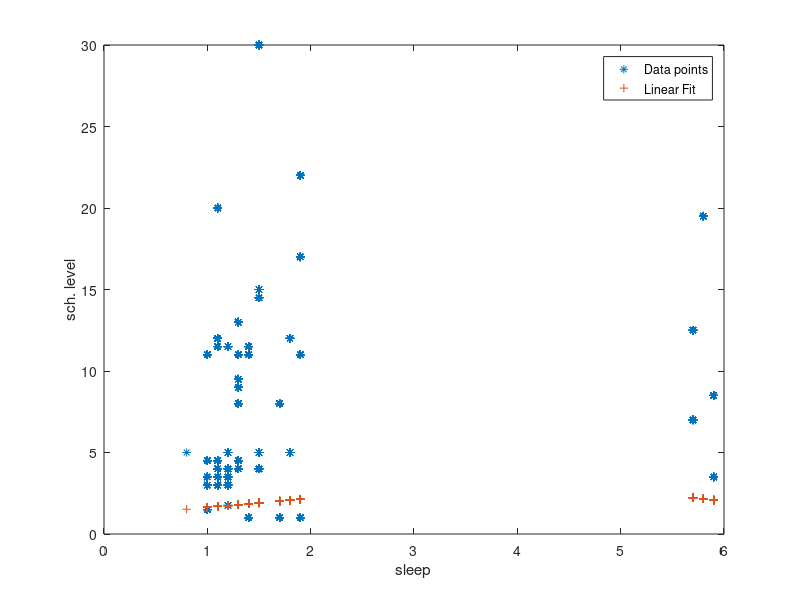

Write the MATLAB code that produced this figure.
t = load('bipolar.dat');
x = t'(1,:);
y = t'(2,:);

p = polyfit(x, log(y), 3)

polyout(p, "x");

a = plot(x, (y), "*", x, polyval(p, x), "+");
xlabel("sleep");
ylabel("sch. level");
legend("Data points", "Linear Fit");
